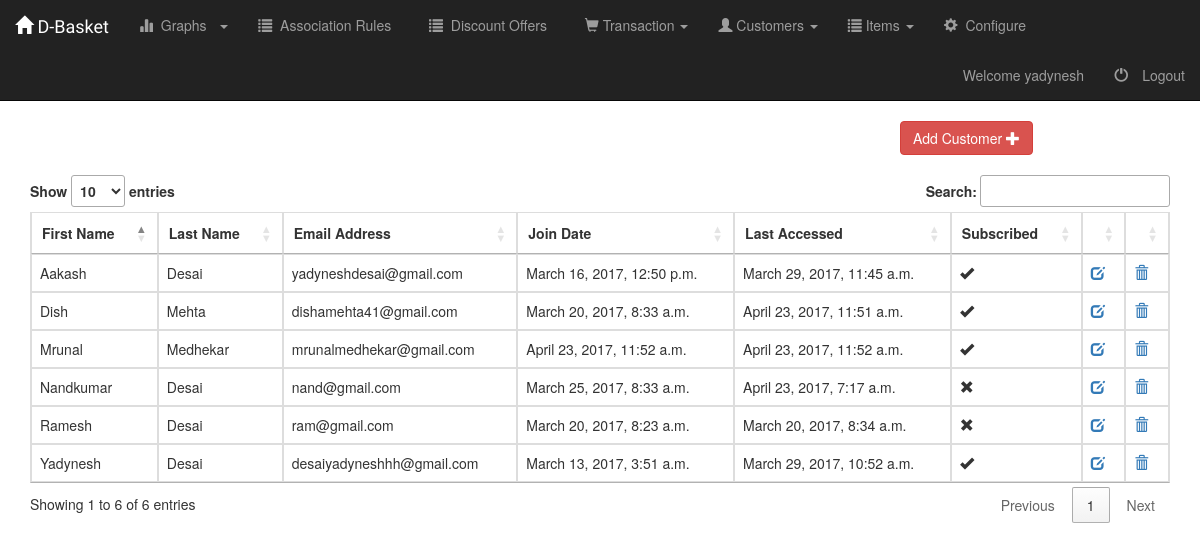
Screenshot of /emp/customer/list/ (signed in) with the database file from the repository.
### AdminPanel/models.py (models this page shows, shortened)
class Customer(models.Model):
	first_name = models.CharField(max_length = 100,null = False, blank=False, verbose_name = 'First Name')
	last_name = models.CharField(max_length = 100,null = False, blank=False, verbose_name = 'Last Name')
	email_id = models.EmailField(max_length = 100,null = False, blank=False, verbose_name = 'Email address')
	join_date = models.DateTimeField(default = timezone.now, editable = False)
	last_modified = models.DateTimeField(auto_now = True)
	subscribe = models.BooleanField(default = False, verbose_name = 'Subscribed')

### AdminPanel/customer_views.py (the view)
class CustomerListView(generic.ListView):
	template_name = "AdminPanel/customer_list.html"
	context_object_name = 'customer_list'
	def get_queryset(self):
		return Customer.objects.all()

### AdminPanel/templates/AdminPanel/customer_list.html (shortened to what this page needs)
{% extends "base.html" %}
{% block stylesheets %}
	<link rel="stylesheet"
	href="http://cdn.datatables.net/1.10.2/css/jquery.dataTables.min.css"></style>
	<link href="https://maxcdn.bootstrapcdn.com/bootstrap/3.3.7/css/bootstrap.min.css" rel="stylesheet">
{% endblock stylesheets %}
{% block tabs %}
	{% include "AdminPanel/tabs.html" with active_tab='list-customers' %}
{% endblock tabs %}
{% block content %}
	<div class="col-xs-offset-4 col-md-offset-9">
		<a class ="btn btn-danger" href="{% url 'adminpanel:add-customer' %}">
			Add Customer
			<span class="glyphicon glyphicon-plus" aria-hidden="true"/>
		</a>
	</div>
	<br/>
	<div class="container">
		<table class="table table-hover table-bordered dt-responsive" id="customerTable">
			<thead>
				<tr>
					<th>First Name</th>
					<th>Last Name</th>
					<th class="hidden-xs">Email Address</th>
					<th class="hidden-xs">Join Date</th>
					<th class="hidden-xs">Last Accessed</th>
					<th >Subscribed</th>
					<th></th>
					<th></th>
				</tr>
			</thead>
			<tbody>
				{% for customer in customer_list  %}
					<tr>
						<td>{{customer.first_name}}</td>
						<td>{{customer.last_name}}</td>
						<td class="hidden-xs">{{customer.email_id}}</td>
						<td class="hidden-xs">{{customer.join_date}}</td>
						<td class="hidden-xs">{{customer.last_modified}}</td>
						<td>
							{% if customer.subscribe  %}
								<span class="glyphicon glyphicon-ok" aria-hidden="true"/>
							{% else %}
								<span class="glyphicon glyphicon-remove" aria-hidden="true"/>
							{% endif %}
						</td>
						<td>
							<a href="{% url 'adminpanel:update-customer' customer.pk %}">
								<span class="glyphicon glyphicon-edit" aria-hidden="true"/>
							</a>
						</td>
						<td>
							<a href="{% url 'adminpanel:delete-customer' customer.pk %}">
								<span class="glyphicon glyphicon-trash" aria-hidden="true"/>
							</a>
						</td>
					</tr>
				{% endfor %}
			</tbody>
		</table>
	</div>
{% endblock content %}

### AdminPanel/templates/base.html (shortened to what this page needs)
<!DOCTYPE html>
<html>
<head>
	<link href="https://maxcdn.bootstrapcdn.com/bootstrap/3.3.7/css/bootstrap.min.css" rel="stylesheet">
	{% load staticfiles %}
	<link rel="stylesheet" type="text/css" href="{% static "AdminPanel/style.css" %}">
	{% block stylesheets %}
	{% endblock stylesheets %}
</head>
<body>
	<nav class="navbar navbar-inverse navbar-static-top" role="navigation">
		<div class="container-fluid">
			<div class="navbar-header">
				<a class="navbar-brand fontCourgette" href="{% url 'adminpanel:home' %}">
					<span class="glyphicon glyphicon-home"></span>
					D-Basket
				</a>
			</div>
			<div class="collapse navbar-collapse navbar-ex1-collapse">
			{% if user.is_authenticated  %}
					{% block tabs %}
					{% endblock tabs %}
			{% endif %}
					<ul class="nav navbar-nav navbar-right">
						{% if user.is_authenticated  %}
							<li>
								<a>Welcome {{user.username}}</a>
							</li>
							<li><a href="/accounts/logout">
									<span class="glyphicon glyphicon-off">&nbsp;</span>Logout
								</a>
							</li>
						{% endif %}
					</ul>
				</div>
		</div>
	</nav>
	{% block content %}
	{% endblock content %}
</body>
</html>

### AdminPanel/static/AdminPanel/style.css (style rules this page uses)
.fontCourgette { font-family: 'Courgette', cursive; }
.navbar { border-radius: 0px; }

### rows the page displays
Customer: first_name "Yadynesh", last_name "Desai", email_id "desaiyadyneshhh@gmail.com", join_date "March 13, 2017, 3:51 a.m.", last_modified "March 29, 2017, 10:52 a.m.", subscribe True (drawn)
Customer: first_name "Aakash", last_name "Desai", email_id "yadyneshdesai@gmail.com", join_date "March 16, 2017, 12:50 p.m.", last_modified "March 29, 2017, 11:45 a.m.", subscribe True (drawn)
Customer: first_name "Ramesh", last_name "Desai", email_id "ram@gmail.com", join_date "March 20, 2017, 8:23 a.m.", last_modified "March 20, 2017, 8:34 a.m.", subscribe False (drawn)
Customer: first_name "Dish", last_name "Mehta", email_id "dishamehta41@gmail.com", join_date "March 20, 2017, 8:33 a.m.", last_modified "April 23, 2017, 11:51 a.m.", subscribe True (drawn)
Customer: first_name "Nandkumar", last_name "Desai", email_id "nand@gmail.com", join_date "March 25, 2017, 8:33 a.m.", last_modified "April 23, 2017, 7:17 a.m.", subscribe False (drawn)
Customer: first_name "Mrunal", last_name "Medhekar", email_id "mrunalmedhekar@gmail.com", join_date "April 23, 2017, 11:52 a.m.", last_modified "April 23, 2017, 11:52 a.m.", subscribe True (drawn)

### other values shown
{{ user.username }} "yadynesh"
